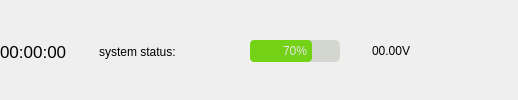
           <widget class="QWidget" name="widget_3" native="true">
            <property name="styleSheet">
             <string notr="true"/>
            </property>
            <layout class="QHBoxLayout" name="horizontalLayout_5">
             <property name="spacing">
              <number>0</number>
             </property>
             <property name="leftMargin">
              <number>0</number>
             </property>
             <property name="topMargin">
              <number>3</number>
             </property>
             <property name="rightMargin">
              <number>0</number>
             </property>
             <property name="bottomMargin">
              <number>0</number>
             </property>
             <item>
              <layout class="QHBoxLayout" name="horizontalLayout_3">
               <item>
                <widget class="QLabel" name="label_time">
                 <property name="minimumSize">
                  <size>
                   <width>60</width>
                   <height>0</height>
                  </size>
                 </property>
                 <property name="font">
                  <font>
                   <pointsize>13</pointsize>
                  </font>
                 </property>
                 <property name="text">
                  <string>00:00:00</string>
                 </property>
                </widget>
               </item>
               <item>
                <widget class="QLabel" name="label_19">
                 <property name="minimumSize">
                  <size>
                   <width>32</width>
                   <height>32</height>
                  </size>
                 </property>
                 <property name="maximumSize">
                  <size>
                   <width>32</width>
                   <height>32</height>
                  </size>
                 </property>
                 <property name="text">
                  <string/>
                 </property>
                 <property name="pixmap">
                  <pixmap resource="../resources/images.qrc">:/images/robot2.png</pixmap>
                 </property>
                </widget>
               </item>
               <item>
                <widget class="QLabel" name="label_18">
                 <property name="styleSheet">
                  <string notr="true"/>
                 </property>
                 <property name="text">
                  <string>system status:</string>
                 </property>
                </widget>
               </item>
               <item>
                <widget class="QPushButton" name="pushButton_status">
                 <property name="minimumSize">
                  <size>
                   <width>20</width>
                   <height>20</height>
                  </size>
                 </property>
                 <property name="maximumSize">
                  <size>
                   <width>20</width>
                   <height>20</height>
                  </size>
                 </property>
                 <property name="cursor">
                  <cursorShape>PointingHandCursor</cursorShape>
                 </property>
                 <property name="styleSheet">
                  <string notr="true">QPushButton{
border:none; 
padding:0px 0px 0px 0px;
margin:0px 0px 0px 0px;
}</string>
                 </property>
                 <property name="text">
                  <string/>
                 </property>
                </widget>
               </item>
               <item>
                <spacer name="horizontalSpacer">
                 <property name="orientation">
                  <enum>Qt::Horizontal</enum>
                 </property>
                 <property name="sizeHint" stdset="0">
                  <size>
                   <width>40</width>
                   <height>20</height>
                  </size>
                 </property>
                </spacer>
               </item>
               <item>
                <widget class="QLabel" name="label_10">
                 <property name="styleSheet">
                  <string notr="true"/>
                 </property>
                 <property name="text">
                  <string/>
                 </property>
                </widget>
               </item>
               <item>
                <widget class="QLabel" name="label_6">
                 <property name="maximumSize">
                  <size>
                   <width>30</width>
                   <height>30</height>
                  </size>
                 </property>
                 <property name="text">
                  <string/>
                 </property>
                 <property name="pixmap">
                  <pixmap resource="../resources/images.qrc">:/images/power.png</pixmap>
                 </property>
                </widget>
               </item>
               <item>
                <widget class="QProgressBar" name="progressBar">
                 <property name="maximumSize">
                  <size>
                   <width>90</width>
                   <height>16777215</height>
                  </size>
                 </property>
                 <property name="styleSheet">
                  <string notr="true">QProgressBar#progressBar
{
      border:none;   /*无边框*/
      background:rgb(211, 215, 207);
      border-radius:5px;
      text-align:center;   /*文本的位置*/
      color: rgb(229, 229, 229);  /*文本颜色*/
}
 
QProgressBar::chunk 
{
      background-color:rgb(115, 210, 22);
      border-radius:4px;
}
</string>
                 </property>
                 <property name="value">
                  <number>70</number>
                 </property>
                </widget>
               </item>
               <item>
                <widget class="QLabel" name="label_11">
                 <property name="minimumSize">
                  <size>
                   <width>32</width>
                   <height>32</height>
                  </size>
                 </property>
                 <property name="maximumSize">
                  <size>
                   <width>32</width>
                   <height>32</height>
                  </size>
                 </property>
                 <property name="text">
                  <string/>
                 </property>
                 <property name="pixmap">
                  <pixmap resource="../resources/images.qrc">:/images/power-v.png</pixmap>
                 </property>
                </widget>
               </item>
               <item>
                <widget class="QLabel" name="label_power">
                 <property name="minimumSize">
                  <size>
                   <width>50</width>
                   <height>32</height>
                  </size>
                 </property>
                 <property name="maximumSize">
                  <size>
                   <width>50</width>
                   <height>32</height>
                  </size>
                 </property>
                 <property name="styleSheet">
                  <string notr="true"/>
                 </property>
                 <property name="text">
                  <string>00.00V</string>
                 </property>
                </widget>
               </item>
               <item>
                <widget class="QPushButton" name="min_btn">
                 <property name="cursor">
                  <cursorShape>PointingHandCursor</cursorShape>
                 </property>
                 <property name="styleSheet">
                  <string notr="true">border:none</string>
                 </property>
                 <property name="text">
                  <string/>
                 </property>
                 <property name="icon">
                  <iconset theme="://images/min.png">
                   <normaloff>.</normaloff>.</iconset>
                 </property>
                </widget>
               </item>
               <item>
                <widget class="QPushButton" name="max_btn">
                 <property name="cursor">
                  <cursorShape>PointingHandCursor</cursorShape>
                 </property>
                 <property name="styleSheet">
                  <string notr="true">border:none</string>
                 </property>
                 <property name="text">
                  <string/>
                 </property>
                 <property name="icon">
                  <iconset theme="://images/max.png">
                   <normaloff>.</normaloff>.</iconset>
                 </property>
                </widget>
               </item>
               <item>
                <widget class="QPushButton" name="close_btn">
                 <property name="cursor">
                  <cursorShape>PointingHandCursor</cursorShape>
                 </property>
                 <property name="styleSheet">
                  <string notr="true">border:none</string>
                 </property>
                 <property name="text">
                  <string/>
                 </property>
                 <property name="icon">
                  <iconset theme="://images/close.png">
                   <normaloff>.</normaloff>.</iconset>
                 </property>
                </widget>
               </item>
              </layout>
             </item>
            </layout>
           </widget>
